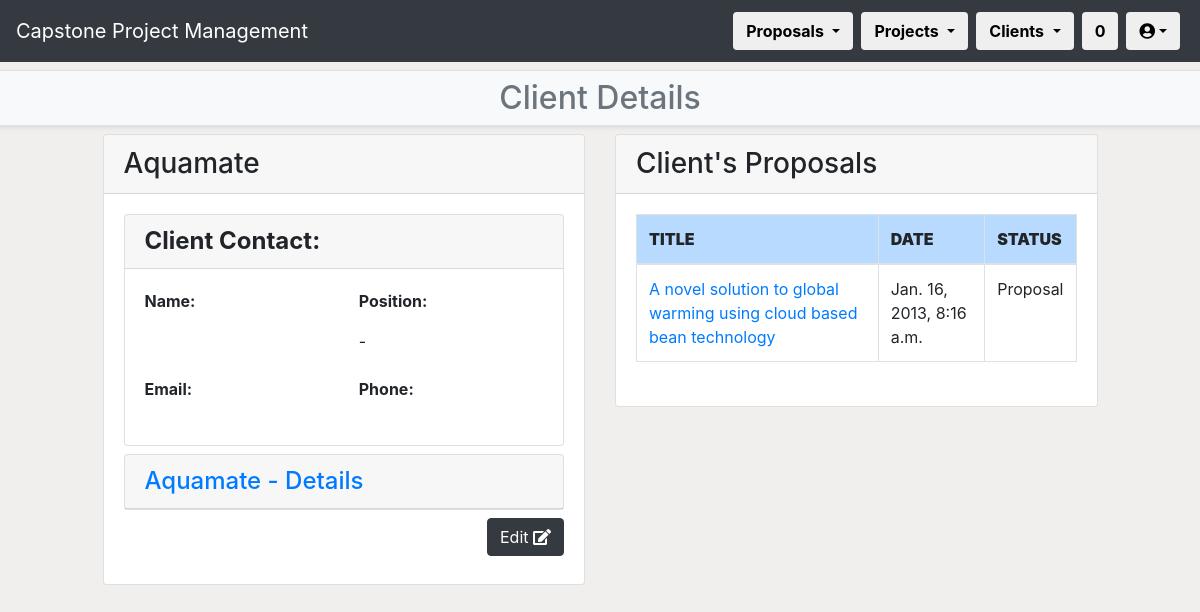
The app's page /CPPMS/client/client_list/client_detail/20 (signed in), older data.
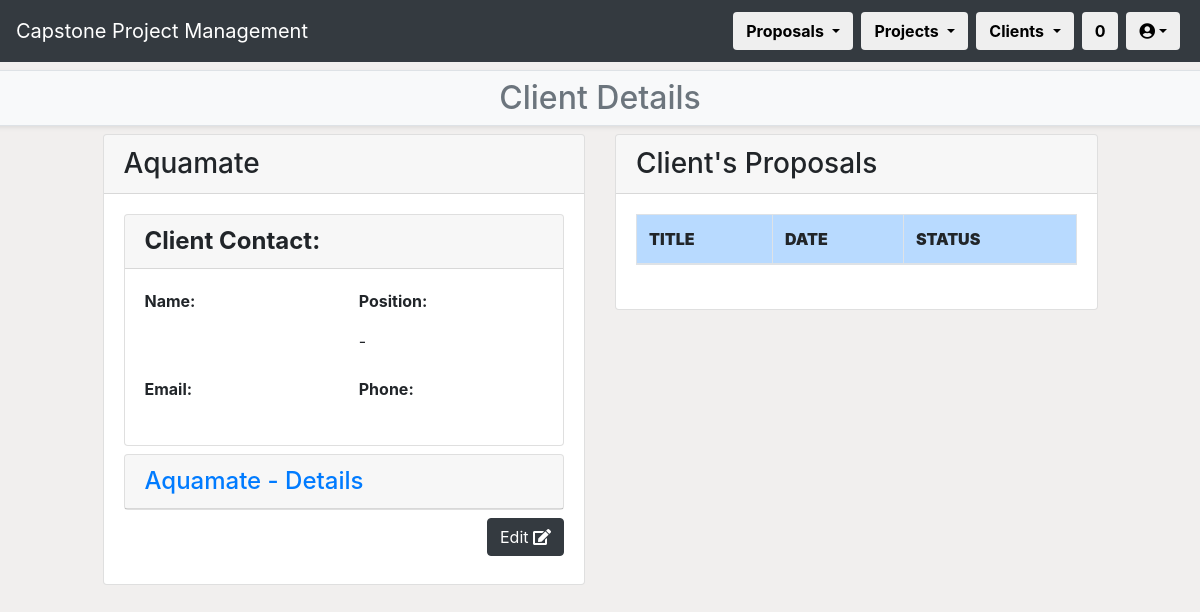
The same page, newer data.
### CPPMS/models.py (models this page shows, shortened)
class Proposal(models.Model):
    title = models.CharField(max_length=128, default="")
    created_at = models.DateTimeField(auto_now_add=True)
    updated_at = models.DateTimeField(auto_now=True)
    desc = models.TextField(default="")
    status = models.CharField(max_length=255, default="")
    spec = models.TextField(default="")
    skills = models.TextField(default="")
    env = models.TextField(default="")
    res = models.TextField(default="")
    client = models.ForeignKey(
        Client,
        on_delete=models.CASCADE,
        blank=True,
        null=True
    )
    external_supervisor = models.ForeignKey(
        External_Supervisor,
        models.SET_NULL,
        blank=True,
        null=True
    )
    proposal_incoming = models.ForeignKey(
        Incoming_Proposal,
        models.SET_NULL,
        blank=True,
        null=True
    )
    pass

### CPPMS/views.py (the view)
@login_required(login_url="/CPPMS/login/")
def client_detail(request, pk=None):
    username = request.user.first_name + " " + request.user.last_name
    client_detail = get_object_or_404(Client, pk=pk)
    proposals = Proposal.objects.all()
    count()
    filter_value = client_detail.pk
    if filter_value:
        proposal_filter = proposals.filter(client_id=filter_value)
    return render(
        request,
        "client_detail.html",
        {
            "count": count,
            "proposal_filter": proposal_filter,
            "client_detail": client_detail,
            "username": username,
            "proposals": proposals
        }
    )

### CPPMS/views.py (called while the page is built)
def count():
    count = []
    count_web = Incoming_Proposal.proposals.all().count()
    count_word = Upload_Proposal.objects.all().count()
    count_all = count_web + count_word
    count = [count_web, count_word, count_all]
    return count

### CPPMS/templates/client_detail.html (shortened to what this page needs)
{% extends "client.html" %}
{% block sub-page_content %}
{% if not messages %}
<h2>Client Details</h2>
{% else %}
<h2>Client Details</h2>
{% for message in messages %}<li>{{ message }}</li>{% endfor %}
{% endif %}
{% endblock %}
{% block page_detail_content %}
<div class="row">
    <div class="col-1"></div>
    <div class="col-md-5">
        <div class="card">
            <h3 class="card-header">{{ client_detail.name }}</h3>
            <div class="card-body">
                <div class="row mb-2">
                    <div class="col">
                        <div class="card">
                            <h4 class="card-header"><strong>Client Contact:</strong></h4>
                            <div class="card-body">
                                <div class="row mb-2">
                                    <div class="col">
                                        <p><strong>Name:</strong></p>
                                    </div>
                                    <div class="col">
                                        <p><strong>Position:</strong></p>
                                        <p>{{ client_detail.contact.position }} - {{ client_detail.contact.department }}</p>
                                    </div>
                                </div>
                                <div class="row mb-2">
                                    <div class="col">
                                        <p><strong>Email:</strong></p>
                                    </div>
                                    <div class="col">
                                        <p><strong>Phone:</strong></p>
                                    </div>
                                </div>
                            </div>
                        </div>
                    </div>
                </div>
                <div class="row mb-2">
                    <div class="col">
                        <div class="card">
                            <h4 class="card-header">
                                <a data-toggle="collapse" href="#collapse1">{{ client_detail.name }} - Details</a>
                            </h4>
                        </div>
                    </div>
                </div>
                <div class="row mb-2">
                    <div class="col text-right">
                        <a class="btn btn-dark" href="client_edit/{{ client_detail.pk }}" role="button" data-toggle="tooltip" title="Edit '{{ client_detail.name }}'">Edit <i class="fa fa-edit"></i></a>
                    </div>
                </div>
            </div>
        </div>
    </div>
    <div class="col-md-5">
        <div class="card">
            <h3 class="card-header">Client's Proposals</h3>
            <div class="card-body">
                <div class="row mb-2">
                    <div class="col">
                        <div class="table-responsive">
                            <table class="table table-bordered table-hover">
                                <thead>
                                    <tr class="table-primary">
                                        <th scope="col"><strong>TITLE</strong></th>
                                        <th scope="col"><strong>DATE</strong></th>
                                        <th scope="col"><strong>STATUS</strong></th>
                                    </tr>
                                </thead>
                                <tbody>
                                    {% for proposal in proposal_filter %}
                                    <tr scope="row">
                                        <td><a href="proposal_detail/{{proposal.pk}}">{{ proposal.title }}</a></td>
                                        <td>{{ proposal.created_at }}</td>
                                        <td>{{ proposal.status }}</td>
                                    </tr>
                                    {% endfor %}
                                </tbody>
                            </table>
                        </div>
                    </div>
                </div>
            </div>
        </div>
    </div>
    <div class="col-1"></div>
</div>
{% endblock %}

Row changes from the older to the newer data that the page shows:
removed Proposal: title "A novel solution to global warming using cloud based bean technology", created_at "Jan. 16, 2013, 8:16 a.m.", status "Proposal"
